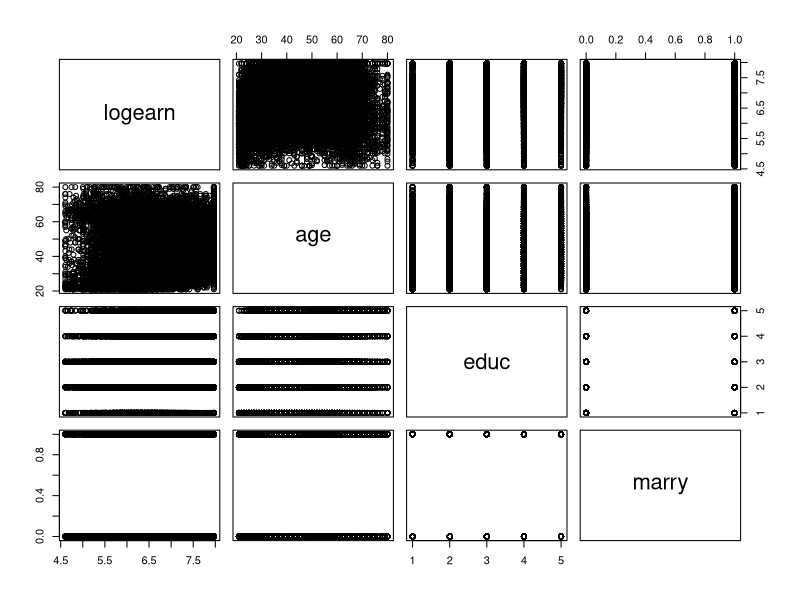
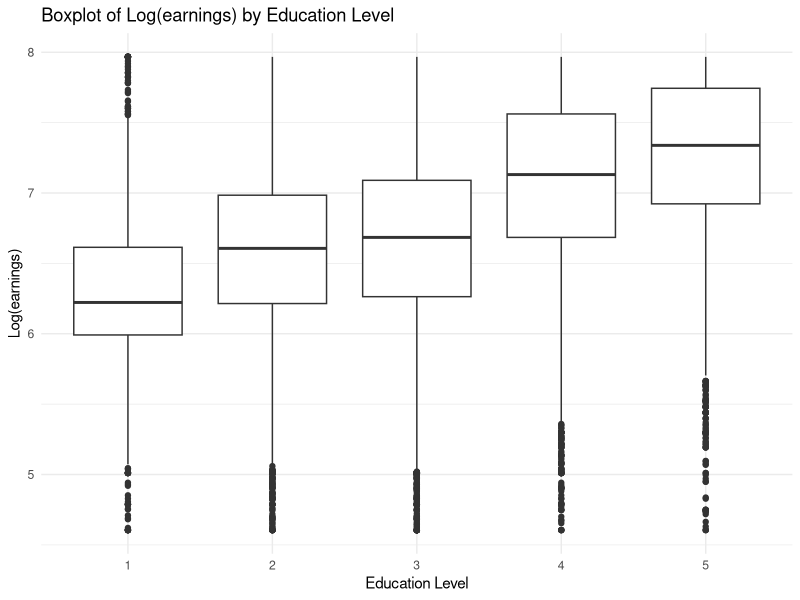
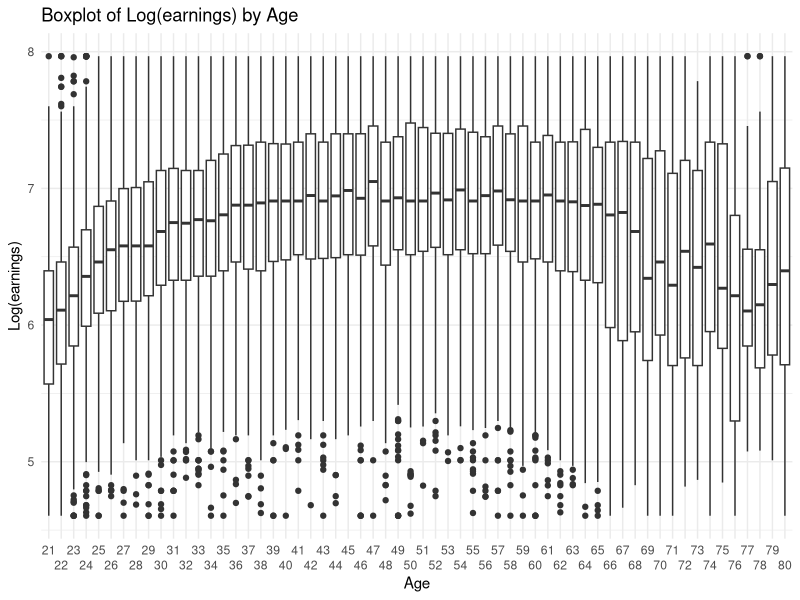

Reproduce these figures in R, in order.
## ---- chunk 1
library(tidyverse)
library(FNN)
## ---- chunk 2
setwd("/media/mehtab/6266-3261/Documents/PhD/TA/ECON882 Winter 2024")
df = read.csv("men2015b.csv")
## ---- chunk 3
df$logearn = log(df$earnings)
## ---- chunk 4
pairs(df[,c("logearn","age","educ","marry")])
## ---- chunk 5
(ggplot(df, aes(x=factor(educ),y=logearn)) +
    geom_boxplot() +
    theme_minimal() +
    labs(x='Education Level',y='Log(earnings)',title='Boxplot of Log(earnings) by Education Level'))
## ---- chunk 6
(ggplot(df, aes(x=factor(age),y=logearn)) +
    geom_boxplot() + 
    theme_minimal() +
    labs(x='Age',y='Log(earnings)',title='Boxplot of Log(earnings) by Age') +
    scale_x_discrete(guide = guide_axis(n.dodge = 2)))
## ---- chunk 7
model = lm(logearn ~ age + I(age^2) + factor(educ) + marry, data=df)
summary(model)
## ---- chunk 8
model_cubic = lm(logearn ~ age + I(age^2) + I(age^3) + factor(educ) + marry, data=df)
summary(model_cubic)
## ---- chunk 9
hyp_df = expand.grid(age=c(30,40,50,60,70), educ=c(4,5), marry=c(0,1))
hyp_df = cbind(hyp_df,predict(model,hyp_df,level=.99,interval="prediction"))
hyp_df
## ---- chunk 10
ks = seq(1,100,1)
r_sq = c()
for (i in ks){
    r2pred = knn.reg(train=df[,c('age','educ','marry')],y=df$logearn,k=i)$R2Pred
    r_sq = c(r_sq,r2pred)
}
optk = ks[which.max(r_sq)]
paste0('The maximum LOO Predictive R-squared is ',round(max(r_sq),5),' corresponding to a value of k=',optk,'.')
## ---- chunk 11
knn_pred = knn.reg(train=df[,c('age','educ','marry')],y=df$logearn,test=hyp_df[,c('age','educ','marry')],k=optk)$pred
hyp_df$knn_pred = knn_pred
hyp_df
## ---- chunk 12
means = colMeans(df[,c('age','educ')])
means
SDs = apply(df[,c('age','educ')],2,sd)
SDs
scaleX = data.frame(scale(df[,c('age','educ')],means,SDs))
scaleX$marry = df$marry
## ---- chunk 13
r_sq_sc = c()
for (i in ks){
    r2pred = knn.reg(train=scaleX,y=df$logearn,k=i)$R2Pred
    r_sq_sc = c(r_sq_sc,r2pred)
}
optk_sc = ks[which.max(r_sq_sc)]
paste0('The maximum LOO Predictive R-squared is ',round(max(r_sq_sc),5),' corresponding to a value of k=',optk_sc,'.')
## ---- chunk 14
normalize = function(X){
  scale(X, apply(X, 2, min), apply(X, 2, max) - apply(X, 2, min))
}
normX = normalize(df[,c('age','educ','marry')])
## ---- chunk 15
r_sq_nm = c()
for (i in ks){
    r2pred = knn.reg(train=normX,y=df$logearn,k=i)$R2Pred
    r_sq_nm = c(r_sq_nm,r2pred)
}
optk_nm = ks[which.max(r_sq_nm)]
paste0('The maximum LOO Predictive R-squared is ',round(max(r_sq_nm),5),' corresponding to a value of k=',optk_nm,'.')
## ---- chunk 16
hyp_scale = data.frame(scale(hyp_df[,c('age','educ')],means,SDs))
hyp_scale$marry = hyp_df$marry
knn_pred_sc = knn.reg(train=scaleX,y=df$logearn,test=hyp_scale,k=optk_sc)$pred
hyp_df$knn_pred_sc = knn_pred_sc
hyp_df
